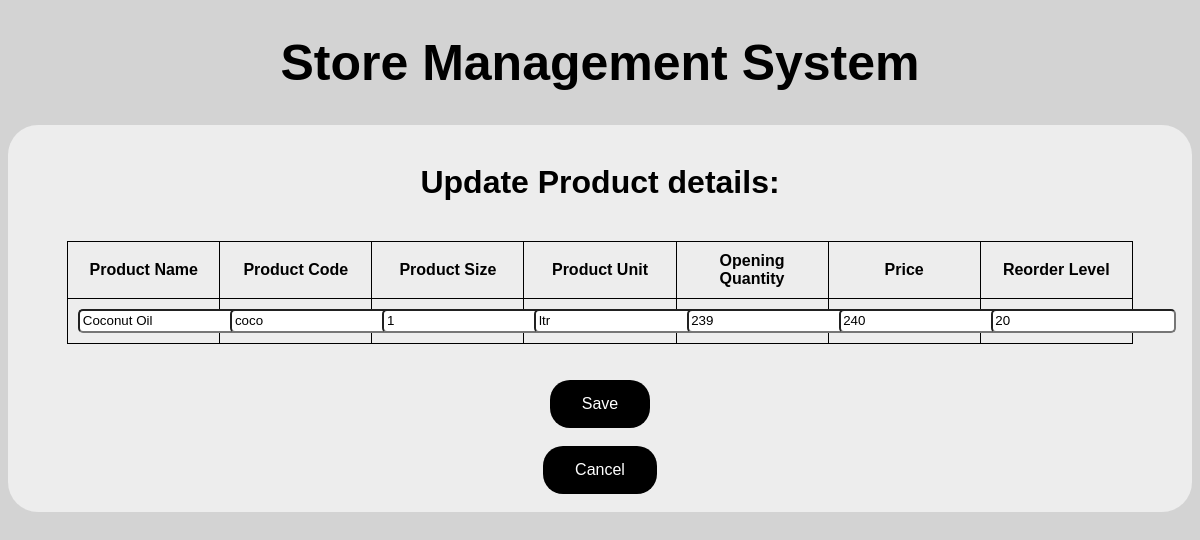
The app's page /edit_prod/1 with its own data.
### storedb/models.py (models this page shows, shortened)
class Product(models.Model):
    prod_name = models.CharField(max_length=30)
    prod_code = models.CharField(max_length=20)
    prod_size = models.IntegerField()  # quantity
    prod_stock = models.IntegerField()
    prod_unit = models.CharField(max_length=20)  # lt or kg
    prod_price = models.IntegerField()
    prod_reorder_level = models.IntegerField()

### storedb/views.py (the view)
# urls.py: path('edit_prod/<prod_id>', views.edit_prod),
def edit_prod(request, prod_id):
    id = prod_id
    product = Product.objects.get(pk=prod_id)
    name = product.prod_name
    code = product.prod_code
    size = product.prod_size
    unit = product.prod_unit
    stock = product.prod_stock
    price = product.prod_price
    reorder = product.prod_reorder_level
    context = {'name': name, 'code': code, 'size': size, 'unit': unit, 'stock': stock,
               'price': price, 'reorder': reorder, 'id': id}
    return render(request, 'edit_product.html', context)

### storedb/templates/edit_product.html (shortened to what this page needs)
{% extends "base.html" %}
{% block content %}
<center>
<h1>Update Product details: </h1>
    <br>
    <table>
       <tr>
           <td>Product Name</td>
           <td>Product Code</td>
           <td>Product Size</td>
           <td>Product Unit</td>
           <td>Opening Quantity</td>
           <td>Price</td>
           <td>Reorder Level</td>
       </tr>
<form action="updateprod" method="post">
        <tr><b>
            <td><input type="text" name="prod_name" placeholder="{{name}}" value="{{name}}" required autofocus></a></td>
            <td><input type="text" name="code" placeholder="{{code}}" value="{{code}}" required></td>
            <td><input type="text" name="size" placeholder="{{size}}" value="{{size}}" required></td>
            <td><input type="text" name="unit" placeholder="{{unit}}" value="{{unit}}"></td>
            <td><input type="text" name="stock" placeholder="{{stock}}" value="{{stock}}" required></a></td>
            <td><input type="text" name="price" placeholder="{{price}}" value="{{price}}" required></a></td>
            <td><input type="text" name="reorder" placeholder="{{reorder}}" value="{{reorder}}" required></a></td></b>
        </tr>
</table>
<br><br>
        <button type="submit">Save</button>
    <br><br>
       <form action="cancel" method="post">
            <button type="submit">Cancel</button>
    </form><br>
</center>
{% endblock content %}

### storedb/templates/base.html (style rules this page uses)
html { background: #D3D3D3 ; font-family: Verdana, sans-serif; }
table, th, td { table-layout: fixed; border: 1px solid black; border-collapse: collapse; width: 70%; text-align: center; padding: 10px; }
button { background-color:black; border: medium; border-color: black; color: white; padding: 15px 32px; text-align: center; border-radius: 20px; font-size: 16px; }

### storedb/templates/edit_product.html (style rules this page uses)
table { width: 90%; }
input { padding-top: 2%; padding-left: 2%; padding-right: 1%; padding-bottom: 2%; border-radius: 5px; }
::placeholder { color: black; font-size: 18px; }

### records on screen
Product: prod_name "Coconut Oil", code "coco", unit "ltr"
